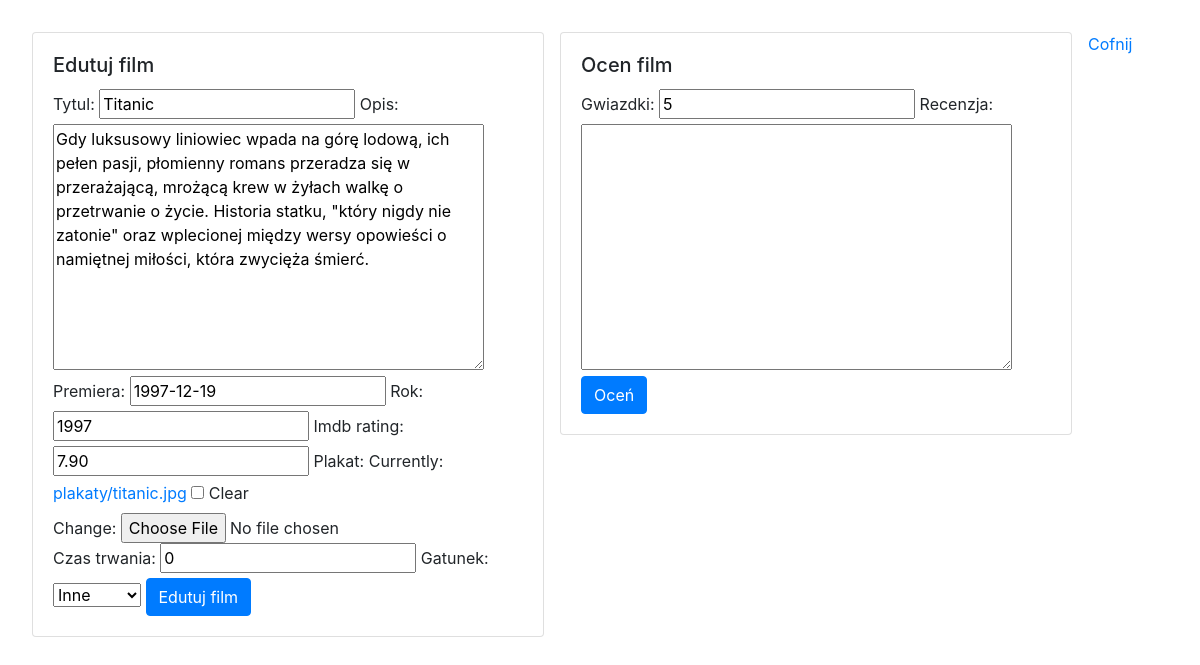
The page /filmy/edytuj/1/ (signed in) on the database its author committed.
### filmyweb/models.py (models this page shows, shortened)
class Film(models.Model):
    tytul = models.CharField(max_length=64, blank=False, unique=True)
    rok = models.PositiveSmallIntegerField(default=2000)
    opis = models.TextField(default="")
    premiera = models.DateField(null=True, blank=True)
    imdb_rating = models.DecimalField(max_digits=4, decimal_places=2,
                                      null=True, blank=True)
    plakat = models.ImageField(upload_to="plakaty", null=True, blank=True)
    dodatkowe = models.OneToOneField(DodatkoweInfo, on_delete=models.CASCADE, null=True, blank=True)

### filmyweb/views.py (the view)
# urls.py: path('edytuj/<int:id>/', edytuj_film, name="edytuj_film"),
@login_required
def edytuj_film(request, id):
    film = get_object_or_404(Film, pk=id)
    oceny = Ocena.objects.filter(film=film)
    aktorzy = film.aktorzy.all()
    try:
        dodatkowe = DodatkoweInfo.objects.get(film=film.id)
    except DodatkoweInfo.DoesNotExist:
        dodatkowe = None
    form_film = FilmForm(request.POST or None, request.FILES or None, instance=film)
    form_dodatkowe = DodatkoweInfoForm(request.POST or None, instance=dodatkowe)
    form_ocena = OcenaForm(None)
    if request.method == 'POST':
        if 'gwiazdki' in request.POST:
            ocena = form_ocena.save(commit=False)
            ocena.film = film
            ocena.save()
    if all((form_film.is_valid(), form_dodatkowe.is_valid())):
        film = form_film.save(commit=False)
        dodatkowe = form_dodatkowe.save()
        film.dodatkowe = dodatkowe
        film.save()
        return redirect(wszystkie_filmy)
    return render(request, 'film_form.html', {'form': form_film, 'form_dodatkowe': form_dodatkowe, 'oceny': oceny, 'form_ocena': form_ocena, 'nowy': False})

### filmyweb/forms.py
class FilmForm(ModelForm):
    class Meta:
        model = Film
        fields = ['tytul', 'opis', 'premiera', 'rok', 'imdb_rating', 'plakat']

class DodatkoweInfoForm(ModelForm):
    class Meta:
        model = DodatkoweInfo
        fields = ['czas_trwania', 'gatunek']

### templates/film_form.html (shortened to what this page needs)
{% extends 'glowny.html' %}
{% load bootstrap %}
{% block strona %}
    <div class="card" style="width: 32rem; float: left; margin-right: 1rem;">
      <div class="card-body">
          {% if nowy %}
                <h5 class="card-title">Nowy Film</h5>
            {% else %}
                <h5 class="card-title">Edutuj film</h5>
            {% endif %}
        <form method="post" enctype="multipart/form-data">
        {{ form|bootstrap }}
        {{ form_dodatkowe|bootstrap }}
            {% if nowy %}
                <button type="submit" class="btn btn-primary">Nowy Film</button>
            {% else %}
                <button type="submit" class="btn btn-primary">Edutuj film</button>
            {% endif %}
    </form>
      </div>
    </div>
    {% if form_ocena %}
    <div class="card" style="width: 32rem; float: left; margin-right: 1rem;">
      <div class="card-body">
          <h5 class="card-title">Ocen film</h5>
        <form method="post" enctype="multipart/form-data">
            {{ form_ocena|bootstrap }}
                <button type="submit" class="btn btn-primary">Oceń</button>
        </form>
      </div>
    </div>
    {% endif %}
    <a href="{% url 'wszystkie_filmy' %}">Cofnij</a>
{% endblock %}

### templates/glowny.html (shortened to what this page needs)
{% load static %}
  <!DOCTYPE html>
  <html lang="en">
  <head>
    <link rel="stylesheet" href="https://stackpath.bootstrapcdn.com/bootstrap/4.4.1/css/bootstrap.min.css">
    <link rel="stylesheet" href="{% static 'nowy.css' %}">
  </head>
  <body>
    {% block strona %} {% endblock %}
  </body>
  </html>

### filmyweb/static/nowy.css (style rules this page uses)
body { padding: 2rem; }
.card { width: 36rem; }

### rows shown on the page
Film: tytul "Titanic", opis "Gdy luksusowy liniowiec wpada na górę lodową, ich pełen pasji, płomienny romans przeradza się w przerażającą, mrożącą krew w żyłach walkę o przetrwanie o życie. Historia statku, \"który nigdy nie zatonie\" oraz wplecionej między wersy opowieści o namiętnej miłości, która zwycięża śmierć.", premiera "1997-12-19", rok "1997", imdb_rating "7.90"
